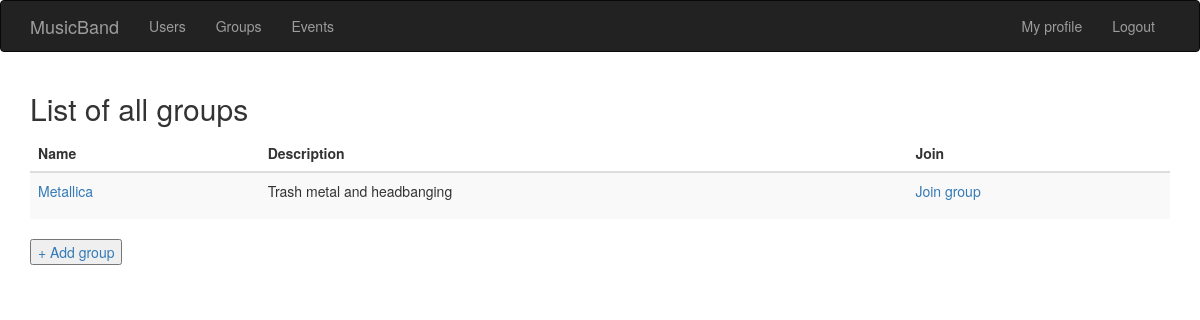
/groups (signed in), run on an earlier commit of the app's database.
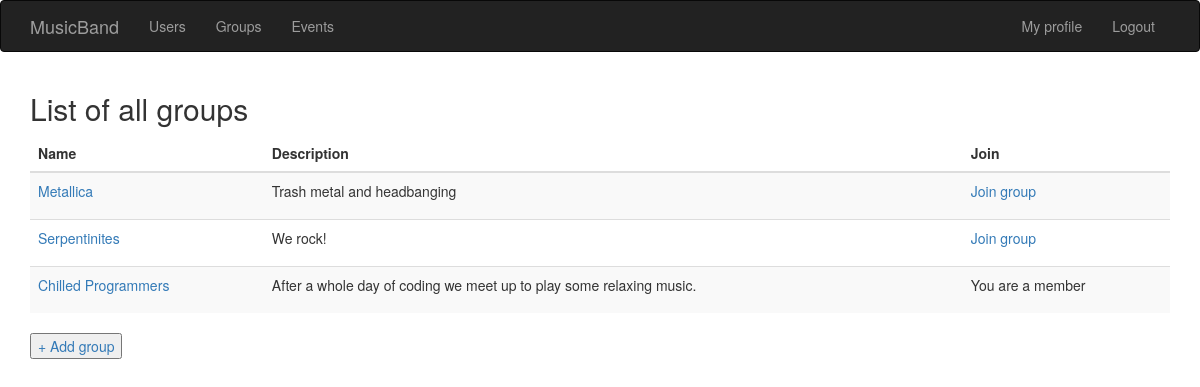
And on a later commit of the database.
### app/models.py (models this page shows, shortened)
class Group(db.Model):
    id = db.Column(db.Integer, primary_key=True)
    groupName= db.Column(db.String(140))
    groupDescription = db.Column(db.String(140))
    event=db.relationship('Event', backref='eventAuthor', lazy='dynamic')
    posts=db.relationship('Post', backref='postGroup', lazy='dynamic')
    admin = db.Column(
        db.Integer, db.ForeignKey('artist.id'), nullable=True
    )

### app/__init__.py (the view)
    @app.route('/groups')
    @login_required
    def group_list():
        groups = Group.query.all()
        return render_template("groups/groups.html",
                               title="Groups",
                               groups=groups,
                               user=current_user)

### app/models.py (called while the page is built)
@login.user_loader
def load_user(id):
    return Artist.query.get(int(id))

    def is_in(self, group):
        return db.session.query(members).filter_by(
                group_id=group.id,
                artist_id=self.id).count() > 0

### app/templates/groups/groups.html
{% extends "base.html" %}
{% block content %}
    <div class="container border">
    <h2>List of all groups</h2>
    <table class="table table-striped">
        <thead>
        <th> Name </th>
        <th> Description </th>
        <th> Join </th>
        </thead>
        {% for group in groups %}
            <tr>
                <td>
                    <a href={{ url_for('group_details', groupname=group.groupName)}} >
                        {{ group.groupName }}
                    </a>
                </td>
                <td> {{ group.groupDescription }} </td>
                <td>
                    {% if user.is_in(group) %}
                    <p>You are a member</p>
                    {% else %}
                    <a href="{{ url_for('join_group', group=group.groupName) }}">
                        <p> Join group</p>
                    </a>
                    {% endif %}
                </td>
            </tr>
        {% endfor %}
    </table>
    <a href="{{ url_for('new_group') }}"><button>+ Add group</button></a>
    </div>
{% endblock %}

What changed in the data, as far as the page shows it:
added Group: groupName "Serpentinites", groupDescription "We rock!"
added Group: groupName "Chilled Programmers", groupDescription "After a whole day of coding we meet up to play some relaxing music.", shows "You are a member"
